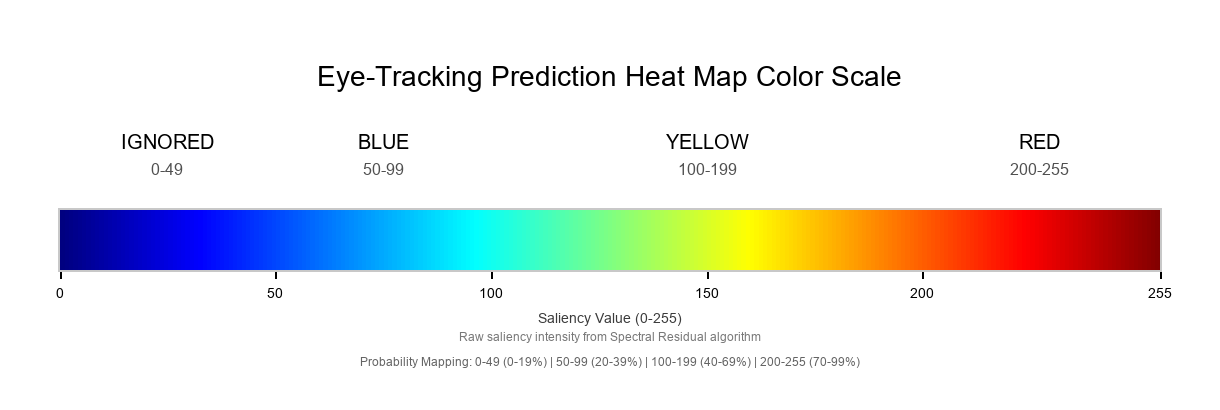
#> input picture custom-skills-backup/eye-tracking-analysis/assets/heatmap_legend.png, 1220 x 410 px
$ python detect_marked_regions.py ../assets/heatmap_legend.png
#> lines starting #> are read from the running program, lines starting #| are printed output that depends on the picture; after the words box and inside, x2 and y2 are one past the last pixel; in counts of white or black regions, pixels touching at a corner belong together
"""
Helper script to detect marked regions in an annotated image.

This script uses OpenCV to detect drawn shapes (circles, rectangles, contours)
that indicate regions of interest. It extracts bounding box coordinates and
generates a goal_boxes.json file for use with generate_saliency_analysis.py.

Usage:
    python detect_marked_regions.py marked_image.png original_image.png [output.json]

The script will:
1. Compare the marked image to the original to detect annotations
2. Extract bounding boxes for detected regions
3. Generate goal_boxes.json with coordinates
"""

import cv2
import numpy as np
import json
import sys
import argparse
import os

def detect_drawn_regions(marked_image_path, original_image_path=None, output_path="goal_boxes.json"):
    """
    Detect drawn regions (circles, boxes, highlights) in a marked image.

    Args:
        marked_image_path (str): Path to image with drawn annotations
        original_image_path (str, optional): Path to original unmarked image for comparison
        output_path (str): Path to save goal_boxes.json (default: goal_boxes.json)

    Returns:
        list: List of dictionaries with 'name' and 'box' [x, y, w, h]
    """
#> called with marked_image_path = '../assets/heatmap_legend.png', output_path = 'goal_boxes.json'
    # Load marked image
    marked_img = cv2.imread(marked_image_path)
#> marked_img is the input picture: shape (410, 1220, 3); mean B, G, R 233, 234, 232.9
    if marked_img is None:
        print(f"Error: Could not load marked image from {marked_image_path}")
        return None

    print(f"Analyzing marked image: {marked_image_path}")

    # Convert to grayscale for processing
    marked_gray = cv2.cvtColor(marked_img, cv2.COLOR_BGR2GRAY)
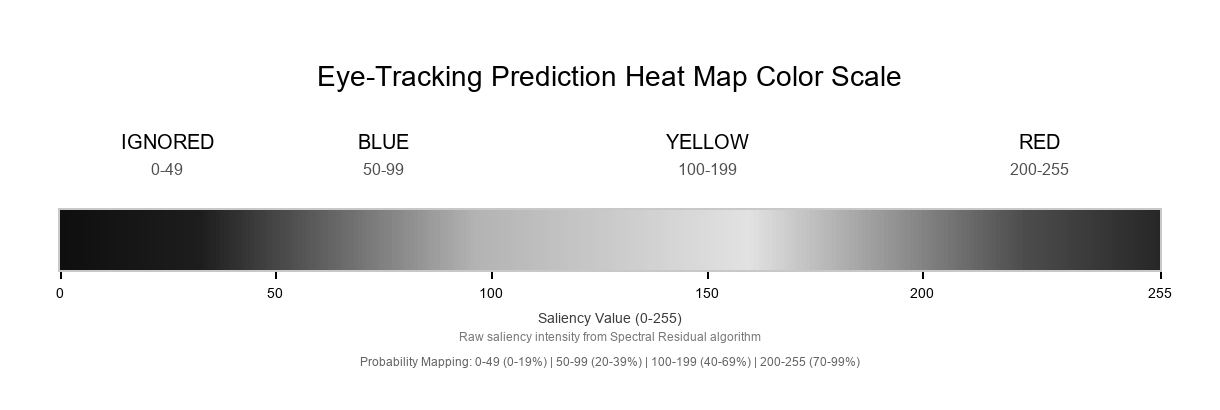
#> marked_gray: shape (410, 1220); min 0, max 255, mean 233.5

    # If original image provided, use difference to isolate annotations
    if original_image_path and os.path.exists(original_image_path):
        original_img = cv2.imread(original_image_path)
        if original_img is not None:
            # Resize original to match marked image if needed
            if original_img.shape[:2] != marked_img.shape[:2]:
                original_img = cv2.resize(original_img, (marked_img.shape[1], marked_img.shape[0]))

            original_gray = cv2.cvtColor(original_img, cv2.COLOR_BGR2GRAY)

            # Calculate difference to find annotations
            diff = cv2.absdiff(marked_gray, original_gray)
            # Threshold to get significant differences (annotations)
            _, diff_binary = cv2.threshold(diff, 30, 255, cv2.THRESH_BINARY)

            print("Using difference method with original image")
            working_img = diff_binary
        else:
            print("Warning: Could not load original image, using marked image directly")
            working_img = marked_gray
    else:
        # No original image - try to detect bright/high-contrast annotations
        print("No original image provided - detecting high-contrast annotations")

        # Convert to HSV to detect bright colors (common for annotations)
        marked_hsv = cv2.cvtColor(marked_img, cv2.COLOR_BGR2HSV)
#> marked_hsv: shape (410, 1220, 3); mean H, S, V 7.9, 31.5, 248.7

        # Create masks for common annotation colors (red, blue, yellow, green)
        # Red annotations (0-10 and 170-180 hue)
        red_mask1 = cv2.inRange(marked_hsv, np.array([0, 100, 100]), np.array([10, 255, 255]))
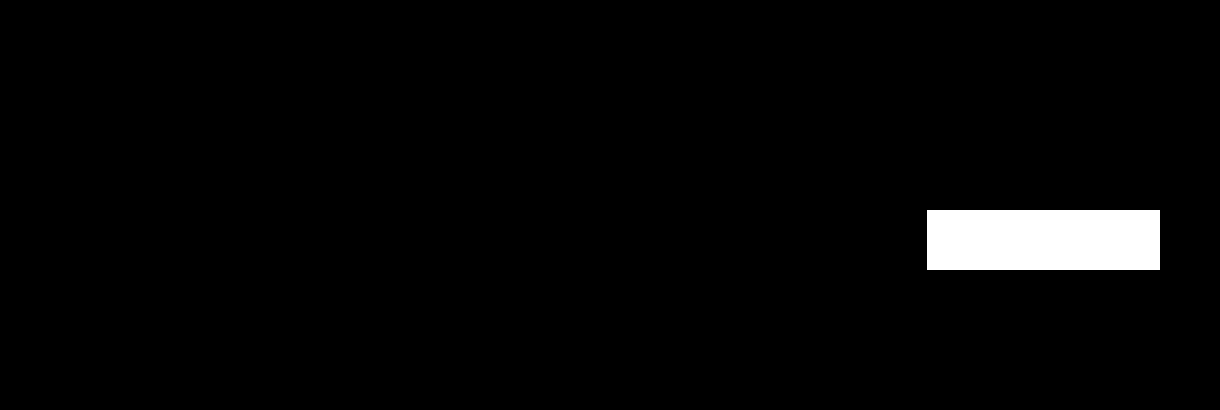
#> red_mask1: shape (410, 1220); 2.8% white; 1 white region, box (x1, y1, x2, y2) and area: (927, 210, 1160, 270) 13980
        red_mask2 = cv2.inRange(marked_hsv, np.array([170, 100, 100]), np.array([180, 255, 255]))
#> red_mask2: shape (410, 1220); every value is 0
        red_mask = cv2.bitwise_or(red_mask1, red_mask2)

        # Blue annotations
        blue_mask = cv2.inRange(marked_hsv, np.array([100, 100, 100]), np.array([130, 255, 255]))
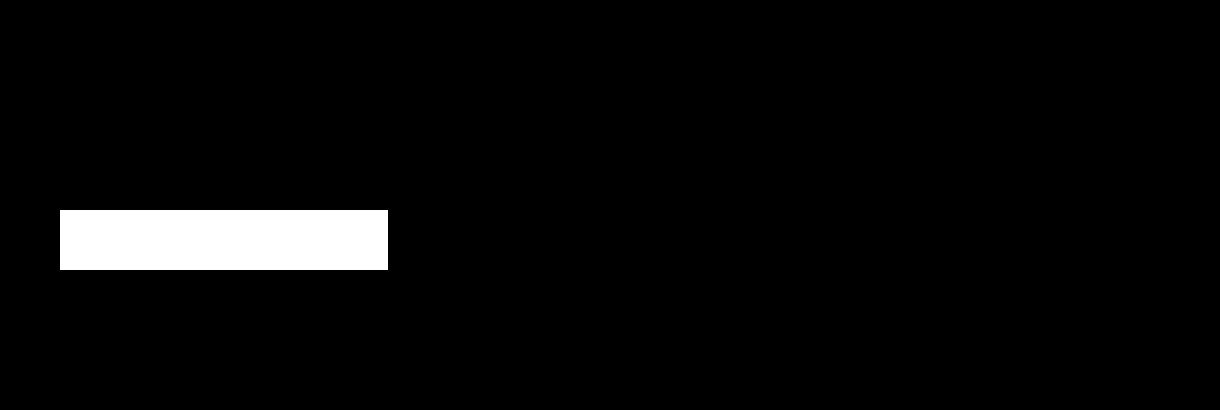
#> blue_mask: shape (410, 1220); 3.9% white; 1 white region, box (x1, y1, x2, y2) and area: (60, 210, 388, 270) 19680

        # Yellow annotations
        yellow_mask = cv2.inRange(marked_hsv, np.array([20, 100, 100]), np.array([30, 255, 255]))
#> yellow_mask: shape (410, 1220); 1.2% white; 1 white region, box (x1, y1, x2, y2) and area: (746, 210, 845, 270) 5940

        # Green annotations
        green_mask = cv2.inRange(marked_hsv, np.array([40, 100, 100]), np.array([80, 255, 255]))
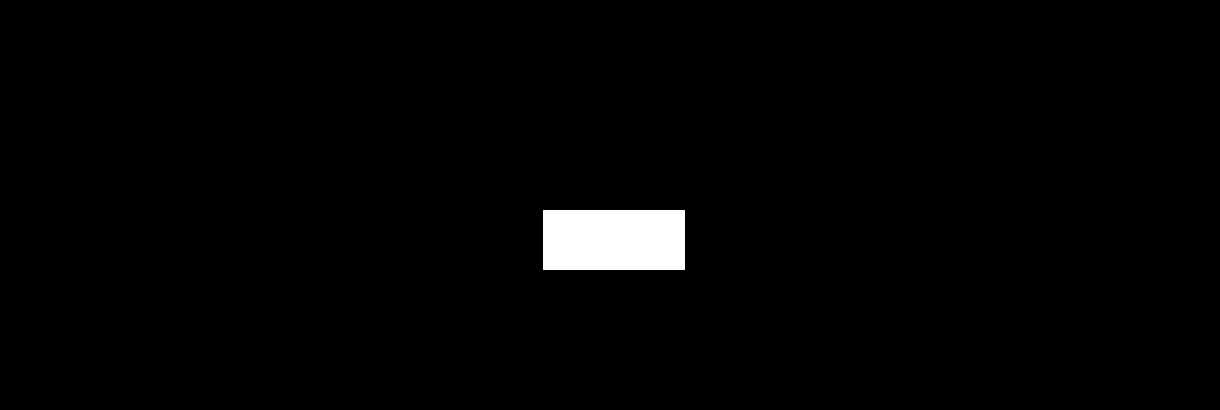
#> green_mask: shape (410, 1220); 1.7% white; 1 white region, box (x1, y1, x2, y2) and area: (543, 210, 685, 270) 8520

        # Combine all annotation masks
        annotation_mask = cv2.bitwise_or(red_mask, cv2.bitwise_or(blue_mask, cv2.bitwise_or(yellow_mask, green_mask)))
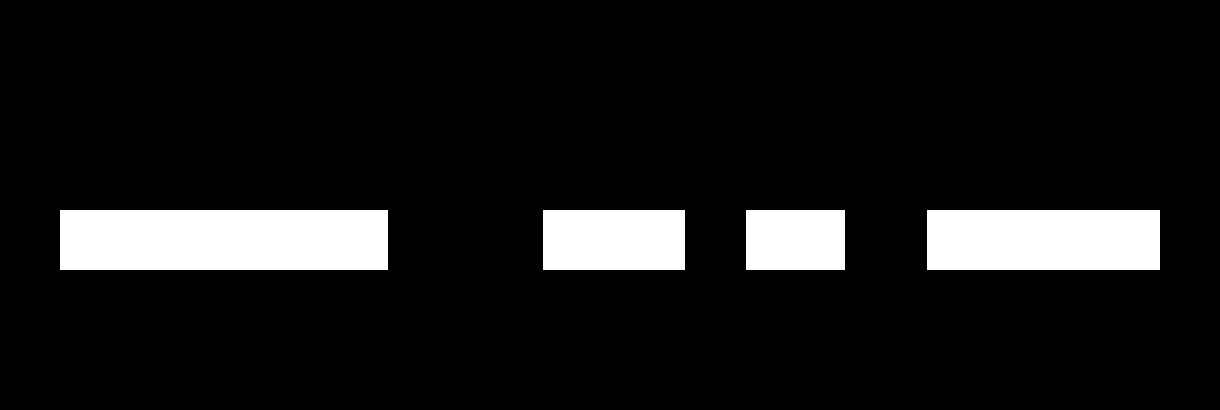
#> annotation_mask: shape (410, 1220); 9.6% white; 4 white regions, box (x1, y1, x2, y2) and area: (60, 210, 388, 270) 19680, (927, 210, 1160, 270) 13980, (543, 210, 685, 270) 8520, (746, 210, 845, 270) 5940

        # Also look for high contrast edges that might be drawn lines
        edges = cv2.Canny(marked_gray, 50, 150)
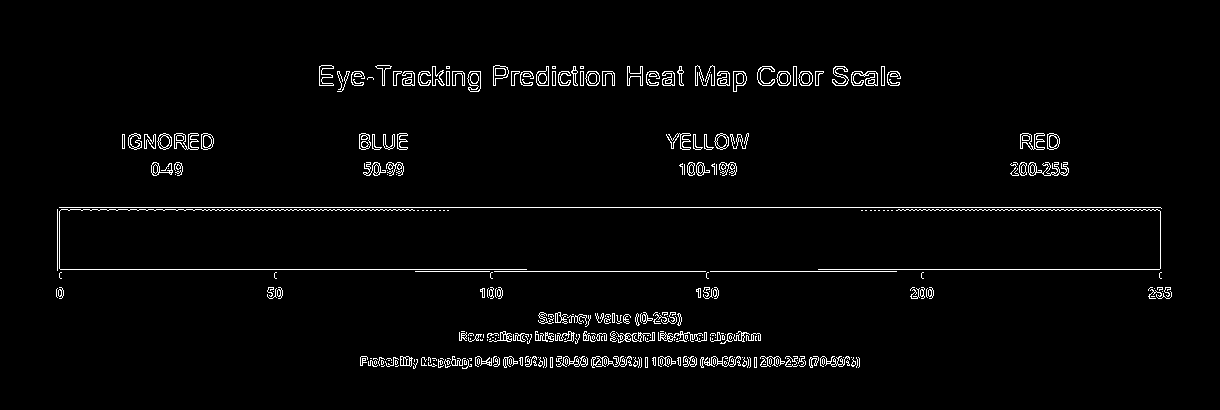
#> edges: shape (410, 1220); 2.6% white in thin lines or dots, all inside (x1, y1, x2, y2) = (56, 65, 1172, 369)

        # Combine annotation colors with edges
        working_img = cv2.bitwise_or(annotation_mask, edges)
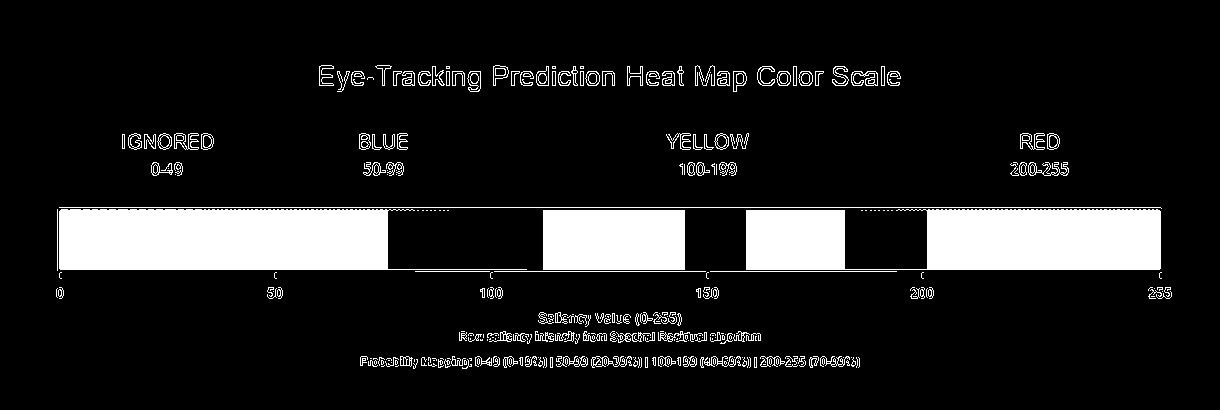
#> working_img: shape (410, 1220); 12.1% white; 343 white regions (180 under 20 px)

    # Detect contours (shapes)
    contours, _ = cv2.findContours(working_img, cv2.RETR_EXTERNAL, cv2.CHAIN_APPROX_SIMPLE)
#> contours = 333 contours, 235 with area under 20; largest, box (x1, y1, x2, y2) and area: (746, 209, 1161, 270) 19654, (59, 209, 527, 270) 19564, (543, 210, 685, 270) 8319, (851, 71, 878, 86) 215, (1020, 133, 1045, 150) 207

    # Filter and extract bounding boxes
    goal_boxes = []
    min_area = 500  # Minimum area to consider (filter out noise)
    max_boxes = 20  # Maximum number of regions to detect

    for i, contour in enumerate(contours):
        area = cv2.contourArea(contour)

        # Filter by area
        if area < min_area:
            continue

        # Get bounding rectangle
        x, y, w, h = cv2.boundingRect(contour)

        # Filter out boxes that are too large (likely false positives)
        img_area = marked_img.shape[0] * marked_img.shape[1]
        if (w * h) > img_area * 0.5:  # Skip if box is more than 50% of image
            continue

        # Add padding to ensure full coverage
        padding = 5
        x = max(0, x - padding)
        y = max(0, y - padding)
        w = min(marked_img.shape[1] - x, w + 2 * padding)
        h = min(marked_img.shape[0] - y, h + 2 * padding)

        # Name the region
        region_name = f"Region {len(goal_boxes) + 1}"

        goal_boxes.append({
            "name": region_name,
            "box": [int(x), int(y), int(w), int(h)]
        })

        print(f"  - Detected {region_name}: [{x}, {y}, {w}, {h}] (area: {area:.0f})")

        if len(goal_boxes) >= max_boxes:
            print(f"  - Stopping at {max_boxes} regions (limit reached)")
            break
#> this loop made 333 passes
#> (contour, area) on passes 51, 60: ([[754, 357], [754, 367], [756, 367], [756, 357]], 20), ([[645, 357], [645, 367], [647, 367], [647, 357]], 20)
#|   - Detected Region 1: [538, 205, 152, 70] (area: 8319)
#|   - Detected Region 2: [741, 204, 425, 71] (area: 19654)
#|   - Detected Region 3: [54, 204, 478, 71] (area: 19564)
#> after the loop, goal_boxes = 3 items

    if len(goal_boxes) == 0:
        print("Warning: No regions detected. Try:")
        print("  - Using brighter/more contrasting colors for annotations")
        print("  - Ensuring annotations are clearly visible")
        print("  - Providing the original unmarked image for comparison")
        return None

    print(f"\nDetected {len(goal_boxes)} regions")
#| Detected 3 regions

    # Save to JSON
    output_data = {
        "goal_boxes": goal_boxes,
        "source_image": os.path.basename(marked_image_path),
        "detection_method": "opencv_contour_detection"
    }

    with open(output_path, 'w') as f:
        json.dump(output_data, f, indent=2)

    print(f"Saved goal boxes to: {output_path}")

    return goal_boxes

def main():
    parser = argparse.ArgumentParser(
        description="Detect marked regions in an annotated image and generate goal_boxes.json"
    )
    parser.add_argument("marked_image", help="Path to marked/annotated image")
    parser.add_argument("--original", help="Path to original unmarked image (optional, improves detection)")
    parser.add_argument("--output", "-o", default="goal_boxes.json", help="Output JSON file path (default: goal_boxes.json)")

    args = parser.parse_args()

    if not os.path.exists(args.marked_image):
        print(f"Error: Marked image not found: {args.marked_image}")
        sys.exit(1)

    goal_boxes = detect_drawn_regions(args.marked_image, args.original, args.output)
#> goal_boxes = 3 items

    if goal_boxes:
        print(f"\nSuccess! Generated {len(goal_boxes)} goal boxes.")
#| Success! Generated 3 goal boxes.
        print(f"Now run:")
        print(f"  python generate_saliency_analysis.py [original_image] --goal-boxes {args.output}")
    else:
        print("\nFailed to detect regions. Check image and try again.")
        sys.exit(1)

if __name__ == "__main__":
    main()
